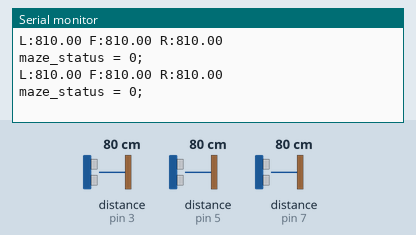
A sketch run on a simulated Arduino Uno, built with avr-gcc and run on an emulated ATmega328P. On the bench: the last lines printed to the serial monitor. The inputs (shaded band) are chosen by the test bench; at power-on: distance to the obstacle (sensors on pin 3, pin 5, pin 7) 80 cm. The echo pulse lasts 58.3 µs per cm.

Above: at 1.8 s.
1.9 s: distance to the obstacle (sensor on pin 3) set to 2 cm
At 2.9 s:
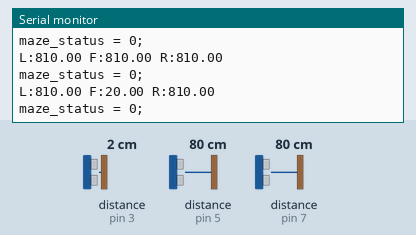
3.4 s: distance to the obstacle (sensor on pin 5) set to 2 cm
At 4.6 s:
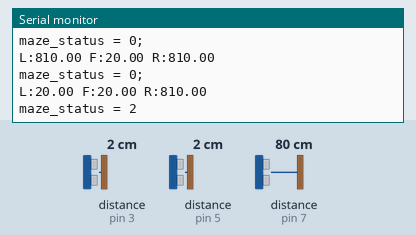
6.5 s: distance to the obstacle (sensor on pin 7) set to 2 cm
At 7.7 s:
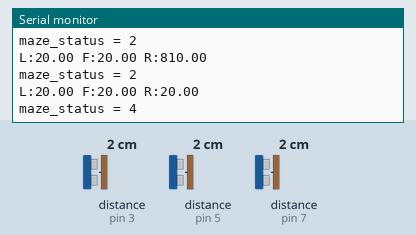
8.0 s: distance to the obstacle (sensor on pin 3) set to 35 cm
At 8.6 s:
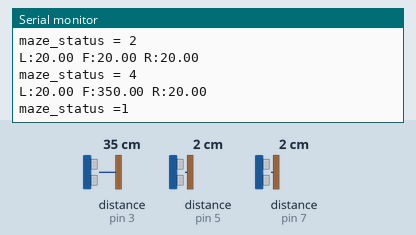
10.6 s: distance to the obstacle (sensor on pin 5) set to 4 cm
At 11.6 s:
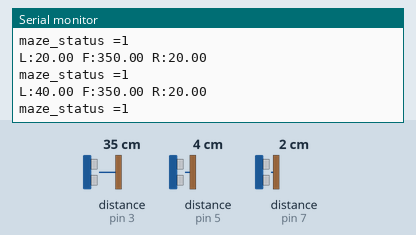
12.1 s: distance to the obstacle (sensor on pin 7) set to 4 cm
At 12.6 s:
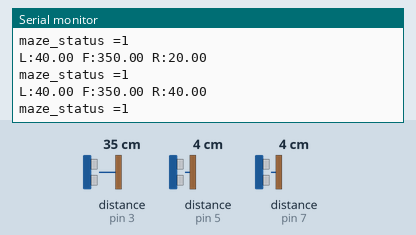
Timing chart, 0 to 14.6 s (numbered marks = the images above; inputs shaded):
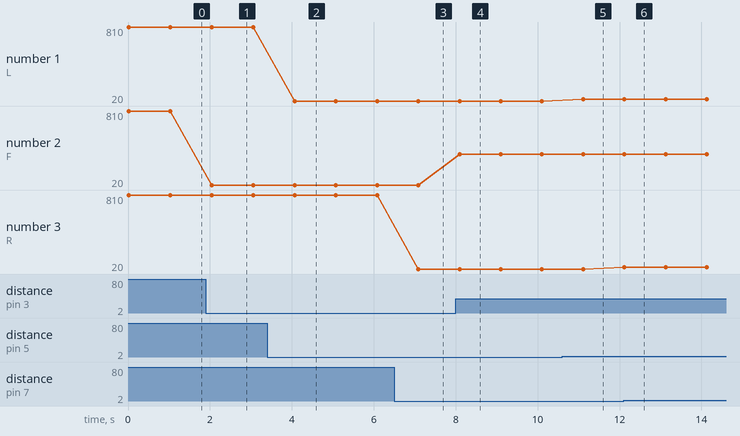

The sketch:

maze1.ino
```cpp
//////////////// sonar ////////////////////////
#include <NewPing.h>

#define SONAR_NUM 3
#define MAX_DISTANCE 150

#define Front 0
#define Left  1
#define Right 2

#define TRIG1 2 // 초음파 센서 1번 Trig 핀 번호
#define ECHO1 3 // 초음파 센서 1번 Echo 핀 번호

#define TRIG2 4 // 초음파 센서 2번 Trig 핀 번호
#define ECHO2 5 // 초음파 센서 2번 Echo 핀 번호

#define TRIG3 6 // 초음파 센서 3번 Trig 핀 번호
#define ECHO3 7 // 초음파 센서 3번 Echo 핀 번호
  NewPing sonar[SONAR_NUM] = {
  NewPing(TRIG1, ECHO1, MAX_DISTANCE),
  NewPing(TRIG2, ECHO2, MAX_DISTANCE),
  NewPing(TRIG3, ECHO3, MAX_DISTANCE)
};

float front_sonar = 0.0;
float left_sonar  = 0.0;
float right_sonar = 0.0;
///////////  Maze status  /////////////////
int maze_status = 0;

void setup()
{
  Serial.begin(115200); // 통신속도를 115200으로 정의함
}

void check_maze_status(void)
{
  if( (left_sonar>= 0)&&(left_sonar <= 200)&&(front_sonar>= 0)&&(front_sonar <= 200)&&(right_sonar>= 0)&&(right_sonar <= 200)  )
  {
    maze_status = 4;
    Serial.println("maze_status = 4");
  }
  else if( (left_sonar>= 0)&&(left_sonar <= 200)&&(right_sonar>= 0)&&(right_sonar <= 200)   )
  {
    maze_status = 1;
    Serial.println("maze_status =1");
  }
  else if( (left_sonar>= 0)&&(left_sonar <= 200)&&(front_sonar>= 0)&&(front_sonar <= 200)   )
  {
    maze_status = 2;
    Serial.println("maze_status = 2");
  }
  else if( (right_sonar>= 0)&&(right_sonar <= 200)&&(front_sonar>= 0)&&(front_sonar <= 200)   )
  {
    maze_status = 3;
    Serial.println("maze_status = 3");
  }
  else
  {
   maze_status = 0;
   Serial.println("maze_status = 0;");
  }

}
void loop()
{
  front_sonar = sonar[Front].ping_cm()*10;    // 전방 센서 측정
  left_sonar = sonar[Left ].ping_cm()*10;     // 좌측 센서 측정
  right_sonar = sonar[Right].ping_cm()*10;    // 우측 센서 측정
  if(front_sonar == 0.0) front_sonar = MAX_DISTANCE*10;    // 0.0 출력이 최대값이므로
  if(left_sonar == 0.0) left_sonar = MAX_DISTANCE*10;
  if(right_sonar == 0.0) right_sonar = MAX_DISTANCE*10;

  Serial.print("L:");Serial.print(left_sonar);  Serial.print(" ");
  Serial.print("F:");Serial.print(front_sonar);  Serial.print(" ");
  Serial.print("R:");Serial.println (right_sonar);

  check_maze_status();
  delay(1000);

}
```

Measured:
- after the input at 1.9 s, the serial monitor: prints a new line after 0.15 s (image 1)
- after the input at 3.4 s, the serial monitor: prints a new line after 0.67 s (image 2)
- after the input at 6.5 s, the serial monitor: prints a new line after 0.59 s (image 3)
- after the input at 8.0 s, the serial monitor: prints a new line after 0.10 s (image 4)
- after the input at 10.6 s, the serial monitor: prints a new line after 0.51 s (image 5)
- after the input at 12.1 s, the serial monitor: prints a new line at once (image 6)
- plotted number 1: 20 → 40 after the input at 10.6 s
- plotted number 2: 810 → 20 after the input at 1.9 s, 20 → 350 after the input at 8.0 s
